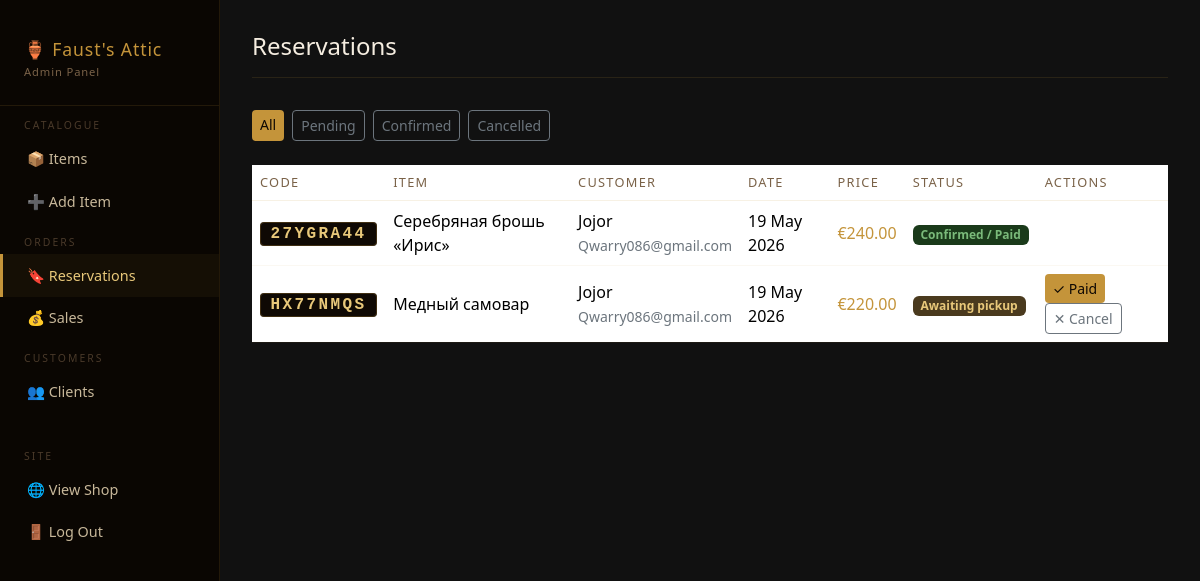
/dashboard/reservations/ (signed in), run on an earlier commit of the app's database.
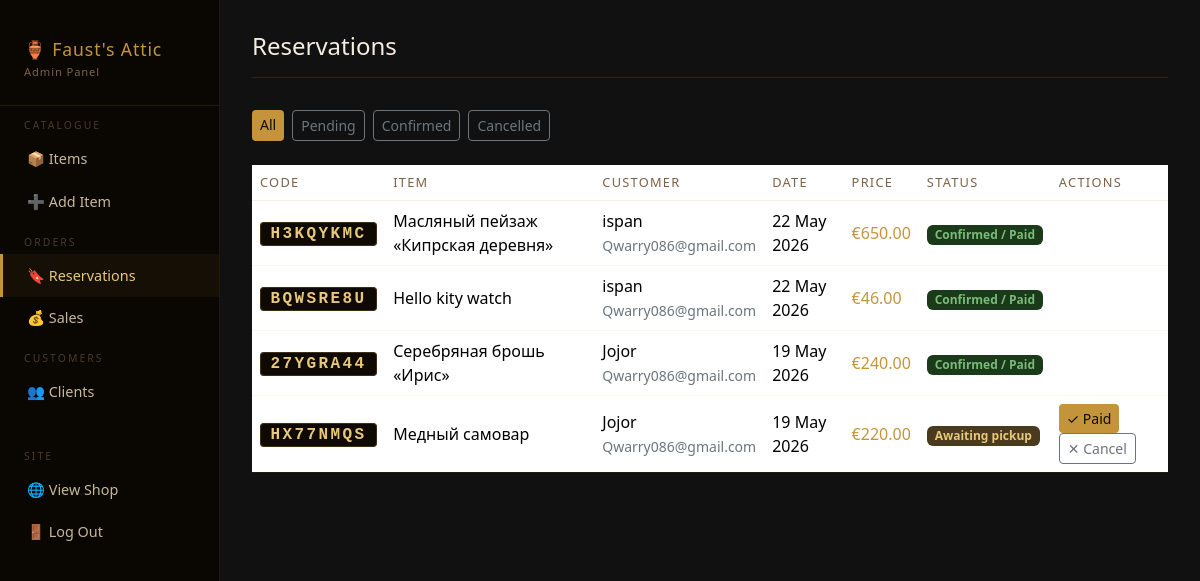
And on a later commit of the database.
### accounts/models.py (models this page shows, shortened)
class Reservation(models.Model):
    STATUS_CHOICES = [
        ('pending',   'Awaiting pickup'),
        ('confirmed', 'Confirmed / Paid'),
        ('cancelled', 'Cancelled'),
    ]
    user       = models.ForeignKey(User, on_delete=models.CASCADE, related_name='reservations')
    item_id    = models.CharField(max_length=50)
    item_name  = models.CharField(max_length=200)
    item_price = models.DecimalField(max_digits=10, decimal_places=2)
    code       = models.CharField(max_length=8, default=generate_code, unique=True)
    created_at = models.DateTimeField(auto_now_add=True)
    status     = models.CharField(max_length=20, choices=STATUS_CHOICES, default='pending')
    class Meta:
        ordering = ['-created_at']

### dashboard/views.py (the view)
# urls.py: path('reservations/',           views.my_reservations,    name='my_reservations'),
@staff_member_required(login_url='/accounts/login/')
def reservations(request):
    status = request.GET.get('status', '')
    qs = Reservation.objects.select_related('user').order_by('-created_at')
    if status:
        qs = qs.filter(status=status)
    return render(request, 'dashboard/reservations.html', {
        'reservations': qs,
        'status_filter': status,
    })

### dashboard/templates/dashboard/reservations.html (shortened to what this page needs)
{% extends "dashboard/base.html" %}
{% block nav_res %}active{% endblock %}
{% block content %}
<div class="topbar">
  <h1>Reservations</h1>
</div>
<div class="d-flex gap-2 mb-4">
  <a href="?status=" class="btn btn-sm {% if not status_filter %}btn-gold{% else %}btn-outline-secondary{% endif %}">
    All
  </a>
  <a href="?status=pending" class="btn btn-sm {% if status_filter == 'pending' %}btn-gold{% else %}btn-outline-secondary{% endif %}">
    Pending
  </a>
  <a href="?status=confirmed" class="btn btn-sm {% if status_filter == 'confirmed' %}btn-gold{% else %}btn-outline-secondary{% endif %}">
    Confirmed
  </a>
  <a href="?status=cancelled" class="btn btn-sm {% if status_filter == 'cancelled' %}btn-gold{% else %}btn-outline-secondary{% endif %}">
    Cancelled
  </a>
</div>
<div class="table-responsive">
  <table class="table">
    <thead>
      <tr>
        <th>Code</th>
        <th>Item</th>
        <th>Customer</th>
        <th>Date</th>
        <th>Price</th>
        <th>Status</th>
        <th>Actions</th>
      </tr>
    </thead>
    <tbody>
      {% for r in reservations %}
      <tr>
        <td><span class="code-pill">{{ r.code }}</span></td>
        <td>{{ r.item_name }}</td>
        <td>
          {{ r.user.username }}<br>
          <small class="text-secondary">{{ r.user.email }}</small>
        </td>
        <td>{{ r.created_at|date:"d M Y" }}</td>
        <td style="color:#c4943a;">€{{ r.item_price }}</td>
        <td>
          <span class="badge
            {% if r.status == 'pending' %}badge-pending
            {% elif r.status == 'confirmed' %}badge-confirmed
            {% else %}badge-cancelled{% endif %}">
            {{ r.get_status_display }}
          </span>
        </td>
        <td>
          {% if r.status == 'pending' %}
            <a href="{% url 'dashboard_res_confirm' r.pk %}"
               class="btn btn-gold btn-sm me-1"
               onclick="return confirm('Confirm payment?')">✓ Paid</a>
            <a href="{% url 'dashboard_res_cancel' r.pk %}"
               class="btn btn-outline-secondary btn-sm"
               onclick="return confirm('Cancel this reservation?')">✕ Cancel</a>
          {% endif %}
        </td>
      </tr>
      {% endfor %}
    </tbody>
  </table>
</div>
{% endblock %}

### dashboard/templates/dashboard/base.html (shortened to what this page needs)
<!DOCTYPE html>
<html lang="en">
<head>
  <link href="https://cdn.jsdelivr.net/npm/bootstrap@5.3.3/dist/css/bootstrap.min.css" rel="stylesheet">
</head>
<body>
<aside class="sidebar">
  <a href="{% url 'dashboard' %}" class="sidebar-brand">
    🏺 Faust's Attic
    <span>Admin Panel</span>
  </a>
  <div class="sidebar-section">Catalogue</div>
  <a href="{% url 'dashboard_items' %}"     class="sidebar-link {% block nav_items %}{% endblock %}">📦 Items</a>
  <a href="{% url 'dashboard_item_add' %}"  class="sidebar-link {% block nav_add %}{% endblock %}">➕ Add Item</a>
  <div class="sidebar-section">Orders</div>
  <a href="{% url 'dashboard_reservations' %}" class="sidebar-link {% block nav_res %}{% endblock %}">🔖 Reservations</a>
  <a href="{% url 'dashboard_sales' %}"        class="sidebar-link {% block nav_sales %}{% endblock %}">💰 Sales</a>
  <div class="sidebar-section">Customers</div>
  <a href="{% url 'dashboard_clients' %}"  class="sidebar-link {% block nav_clients %}{% endblock %}">👥 Clients</a>
  <div class="sidebar-section mt-4">Site</div>
  <a href="{% url 'catalog' %}" class="sidebar-link" target="_blank">🌐 View Shop</a>
  <a href="{% url 'logout' %}"  class="sidebar-link">🚪 Log Out</a>
</aside>
<div class="main">
  {% block content %}{% endblock %}
</div>
</body>
</html>

### dashboard/templates/dashboard/base.html (style rules this page uses)
body { background:#111; color:#f5ede0; min-height:100vh; }
.sidebar { width:220px; background:#0a0602; min-height:100vh; border-right:1px solid #c4943a22; padding:1.5rem 0; position:fixed; top:0; left:0; }
.sidebar-brand { font-size:1.1rem; color:#c4943a; letter-spacing:.05em; padding:.75rem 1.5rem 1.5rem; border-bottom:1px solid #c4943a22; display:block; text-decoration:none; }
.sidebar-brand span { display:block; font-size:.7rem; color:#7a6248; margin-top:2px; }
.sidebar-link { display:flex; align-items:center; gap:.6rem; padding:.65rem 1.5rem; color:#c8b89a; text-decoration:none; font-size:.9rem; border-left:3px solid transparent; transition:all .2s; }
.sidebar-link:hover, .sidebar-link.active { color:#e8c87a; border-left-color:#c4943a; background:rgba(196,148,58,.06); }
.sidebar-section { font-size:.65rem; letter-spacing:.2em; text-transform:uppercase; color:#4a3a2a; padding:.75rem 1.5rem .25rem; }
.main { margin-left:220px; padding:2rem; }
.topbar { display:flex; justify-content:space-between; align-items:center; margin-bottom:2rem; padding-bottom:1rem; border-bottom:1px solid #c4943a22; }
.topbar h1 { font-size:1.5rem; color:#f5ede0; margin:0; }
.table { color:#f5ede0; }
.table thead th { color:#7a6248; font-size:.8rem; letter-spacing:.1em; text-transform:uppercase; border-color:#c4943a22; font-weight:400; }
.table td { border-color:#c4943a11; vertical-align:middle; }
.btn-gold { background:#c4943a; color:#0f0904; border:none; }
.badge-pending { background:#4a3a1e; color:#e8c87a; }
.badge-confirmed { background:#1a3a1a; color:#7aba7a; }
.code-pill { font-family:monospace; font-size:1rem; font-weight:700; color:#e8c87a; letter-spacing:.15em; background:#0f0904; border:1px solid #c4943a44; padding:.15rem .6rem; border-radius:4px; }

What changed in the data, as far as the page shows it:
added Reservation: code "H3KQYKMC", item_name "Масляный пейзаж «Кипрская деревня»", user.username "ispan", user.email "Qwarry086@gmail.com", created_at "22 May 2026", item_price "650.00", status "Confirmed / Paid"
added Reservation: code "BQWSRE8U", item_name "Hello kity watch", user.username "ispan", user.email "Qwarry086@gmail.com", created_at "22 May 2026", item_price "46.00", status "Confirmed / Paid"
